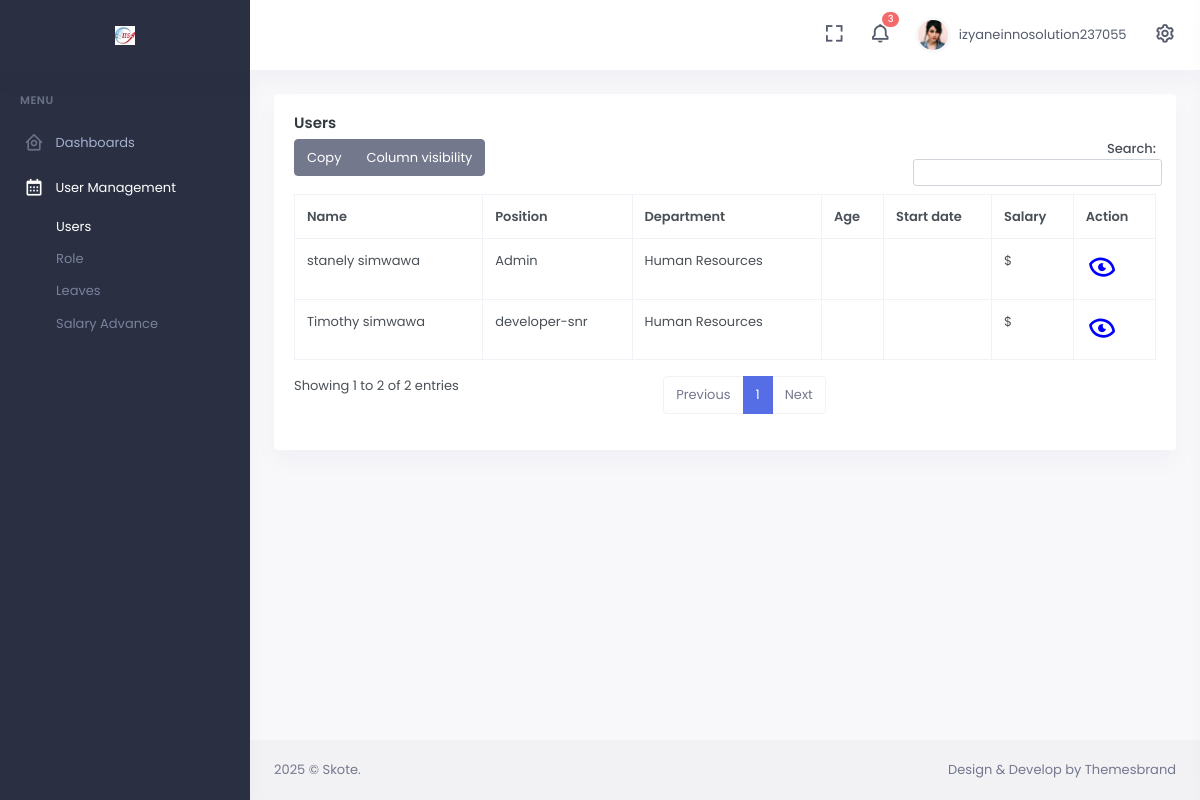
/all-users/ (signed in), run on the app's committed database.
### base/models.py (models this page shows, shortened)
class Employee(models.Model):
    user = models.OneToOneField(User, on_delete=models.CASCADE)
    first_name = models.CharField(max_length=100)
    middle_name = models.CharField(max_length=100, blank=True, null=True)
    email = models.CharField(max_length=100, blank=True, null=True)
    last_name = models.CharField(max_length=100)
    PROVINCE_CHOICES = [
        ('Central', 'Central'),
        ('Copperbelt', 'Copperbelt'),
        ('Eastern', 'Eastern'),
        ('Luapula', 'Luapula'),
        ('Lusaka', 'Lusaka'),
        ('Muchinga', 'Muchinga'),
        ('Northern', 'Northern'),
        ('North-Western', 'North-Western'),
        ('Southern', 'Southern'),
        ('Western', 'Western'),
    ]
    province = models.CharField(max_length=50, choices=PROVINCE_CHOICES)
    city = models.CharField(max_length=100)
    phone_number = models.CharField(max_length=15)
    address = models.TextField()
    WORK_TYPE_CHOICES = [
        ('full-time', 'Full-Time'),
        ('part-time', 'Part-Time'),
        ('freelance', 'Freelance'),
        ('internship', 'Internship'),
    ]
    work_type = models.CharField(max_length=20, choices=WORK_TYPE_CHOICES)
    DEPARTMENT_CHOICES = [
        ('Human Resources', 'Human Resources'),
        ('Information Technology', 'Information Technology'),
        ('sales/marketing', 'Sales/Marketing'),
        ('Finance', 'Finance'),
        ('Engineering', 'Engineering'),
    ]
    department = models.CharField(max_length=50, choices=DEPARTMENT_CHOICES)
    POSITION_CHOICES = [
        ('Admin', 'Admin'),
        ('TDR', 'TDR'),
        ('developer-snr', 'Developer (Senior)'),
        ('developer-jrn', 'Developer (Junior)'),
        ('developer-intern', 'Developer (Intern)'),
        ('accountant', 'Accountant'),
    ]
    position = models.CharField(max_length=50, choices=POSITION_CHOICES)
    ROLE_CHOICES = [
        ('Admin', 'Admin'),
        ('HR', 'HR'),
        ('Accountant', 'Accountant'),
        ('Employee', 'Employee'),
    ]
    role = models.CharField(max_length=20, choices=ROLE_CHOICES, default="Employee")
    employee_id = models.CharField(max_length=20, unique=True)
    IDENTIFICATION_TYPE_CHOICES = [
        ('nrc', 'National Registration Card (NRC)'),
        ('passport', 'Passport'),
    ]
    identification_type = models.CharField(max_length=20, choices=IDENTIFICATION_TYPE_CHOICES, null=True, blank=True)
    identification_number = models.CharField(max_length=50, null=True, blank=True)
    id_front = models.ImageField(upload_to='employee_ids/fronts/')
    id_back = models.ImageField(upload_to='employee_ids/backs/')
    nhima_number = models.CharField(max_length=20, null=True, blank=True)
    ss_number = models.CharField(max_length=20, null=True, blank=True)
    t_pin = models.CharField(max_length=20, null=True, blank=True)
    profile_picture = models.ImageField(upload_to='employee_profile/pics', null=True, blank=True)

### frontend/views/admin_views.py (the view)
# urls.py: path('all-users/', users, name='users'),
def users(request):
    users = Employee.objects.all().exclude(role = "Employee")
    context = {
        'users': users
    }
    return render(request, 'frontend/admin/users.html', context)

### templates/frontend/admin/users.html
{% extends "base/base.html" %}
{% load static %}
{% block content %}
<div class="page-content">
    <div class="container-fluid">
        <div class="row">
            <div class="col-12">
                <div class="card">
                    <div class="card-body">
                        <h4 class="card-title">Users</h4>
                        <table id="datatable-buttons" class="table table-bordered dt-responsive nowrap w-100">
                            <thead>
                                <tr>
                                    <th>Name</th>
                                    <th>Position</th>
                                    <th>Department</th>
                                    <th>Age</th>
                                    <th>Start date</th>
                                    <th>Salary</th>
                                    <th>Action</th>
                                </tr>
                            </thead>
                            <tbody>
                                {% for user in users %}
                                <tr>
                                    <td>{{ user.first_name }} {{ user.last_name }}</td>
                                    <td>{{ user.position }}</td>
                                    <td>{{ user.department }}</td>
                                    <td>{{ user.age }}</td>
                                    <td>{{ user.start_date }}</td>
                                    <td>${{ user.salary }}</td>
                                    <td>
                                        <a href="{% url 'frontend:profile' user.id %}" style="text-decoration: none;">
                                            <i class="bx bx-show-alt" style="color: blue; font-size: 2rem; transform: rotate(15deg);"></i>
                                        </a>
                                    </td>
                                </tr>
                                {% endfor %}
                            </tbody>
                        </table>
                    </div>
                </div>
            </div>
        </div>
    </div>
</div>
{% endblock %}

### templates/base/base.html (shortened to what this page needs)
{% load static %}
<!doctype html>
<html lang="en">
    <head>
        <link href="https://cdn.jsdelivr.net/npm/boxicons/css/boxicons.min.css" rel="stylesheet">
        <link href="{% static 'assets/css/bootstrap.min.css' %}"  rel="stylesheet" type="text/css" />
        <link href="{% static 'assets/css/icons.min.css' %}" rel="stylesheet" type="text/css" />
        <link href="{% static 'assets/css/app.min.css' %}" rel="stylesheet" type="text/css" />
        <link href="{% static 'assets/libs/admin-resources/rwd-table/rwd-table.min.css' %}" rel="stylesheet" type="text/css" />
    </head>
    <body data-sidebar="dark">
        <div id="layout-wrapper">
            <header id="page-topbar">
                <div class="navbar-header">
                    <div class="d-flex">
                        <div class="navbar-brand-box">
                            <a href="index.html" class="logo logo-light">
                                <span class="logo-lg">
                                    <img src="{% static 'assets/logo/idphGt0wvq_logos.png' %}" alt="" height="19">
                                </span>
                            </a>
                        </div>
                        <button type="button" class="btn btn-sm px-3 font-size-16 header-item waves-effect" id="vertical-menu-btn">
                        </button>
                    </div>
                    <div class="d-flex">
                        <div class="dropdown d-none d-lg-inline-block ms-1">
                            <button type="button" class="btn header-item noti-icon waves-effect" data-bs-toggle="fullscreen">
                                <i class="bx bx-fullscreen"></i>
                            </button>
                        </div>
                        <div class="dropdown d-inline-block">
                            <button type="button" class="btn header-item noti-icon waves-effect" id="page-header-notifications-dropdown"
                            data-bs-toggle="dropdown" aria-haspopup="true" aria-expanded="false">
                                <i class="bx bx-bell bx-tada"></i>
                                <span class="badge bg-danger rounded-pill">3</span>
                            </button>
                        </div>
                        <div class="dropdown d-inline-block">
                            <button type="button" class="btn header-item waves-effect" id="page-header-user-dropdown"
                            data-bs-toggle="dropdown" aria-haspopup="true" aria-expanded="false">
                                <img class="rounded-circle header-profile-user" src="{% static 'assets/images/users/avatar-1.jpg' %}"
                                    alt="Header Avatar">
                                <span class="d-none d-xl-inline-block ms-1" key="t-henry">{{ request.user.username }}</span>
                            </button>
                        </div>
                        <div class="dropdown d-inline-block">
                            <button type="button" class="btn header-item noti-icon right-bar-toggle waves-effect">
                                <i class="bx bx-cog bx-spin"></i>
                            </button>
                        </div>
                    </div>
                </div>
            </header>
                <div class="vertical-menu">
                    <div data-simplebar class="h-100">
                        <div id="sidebar-menu">
                            <ul class="metismenu list-unstyled" id="side-menu">
                                <li class="menu-title" key="t-menu">Menu</li>
                                <li>
                                    <a href="javascript: void(0);" class="has-arrow waves-effect">
                                        <i class="bx bx-home-circle"></i>
                                        <span key="t-dashboards">Dashboards</span>
                                    </a>
                                </li>
                                {% if request.user.employee.role == "Admin" %}
                                <li>
                                    <a href="javascript: void(0);" class="has-arrow waves-effect">
                                        <i class="bx bx-calendar"></i>
                                        <span key="t-dashboards">User Management</span>
                                    </a>
                                    <ul class="sub-menu" aria-expanded="false">
                                        <li><a href="{% url 'frontend:users' %}" key="t-tui-calendar">Users</a></li>
                                        <li><a href="{% url 'frontend:roles' %}" key="t-full-calendar">Role</a></li>
                                        <li><a href="{% url 'frontend:leaves' %}" key="t-vertical">Leaves</a></li>
                                        <li><a href="{% url 'frontend:salary_advance' %}" key="t-vertical">Salary Advance</a></li>
                                    </ul>
                                </li>
                                {% endif %}
                            </ul>
                        </div>
                    </div>
                </div>
            <div class="main-content">
                        {% block content %}
                        {% endblock content %}
            </div>
                <footer class="footer">
                    <div class="container-fluid">
                        <div class="row">
                            <div class="col-sm-6">
                                <script>document.write(new Date().getFullYear())</script> © Skote.
                            </div>
                            <div class="col-sm-6">
                                <div class="text-sm-end d-none d-sm-block">
                                    Design & Develop by Themesbrand
                                </div>
                            </div>
                        </div>
                    </div>
                </footer>
            </div>
    </body>
</html>

### data on the page
Employee: first_name "Timothy", last_name "simwawa", position "developer-snr", department "Human Resources"
Employee: first_name "stanely", last_name "simwawa", position "Admin", department "Human Resources"

### other printed values
{{ request.user.username }} "izyaneinnosolution237055"
